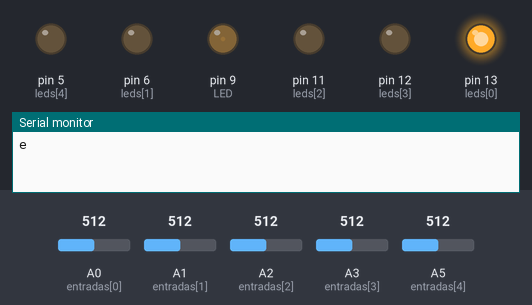
The sketch below on a simulated Arduino Uno, built with avr-gcc and run on an emulated ATmega328P. On the bench: output pins drawn as LEDs (lit = HIGH), the last lines printed to the serial monitor. The test bench sets the inputs (shaded band); at power-on: A0 (entradas[0]) = 512, A1 (entradas[1]) = 512, A2 (entradas[2]) = 512, A3 (entradas[3]) = 512, A5 (entradas[4]) = 512.

Above: at 0.1 s.
At 0.4 s:
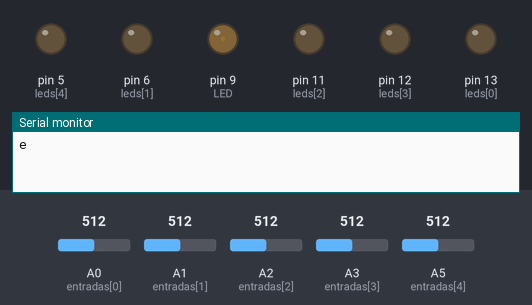
At 2.2 s:
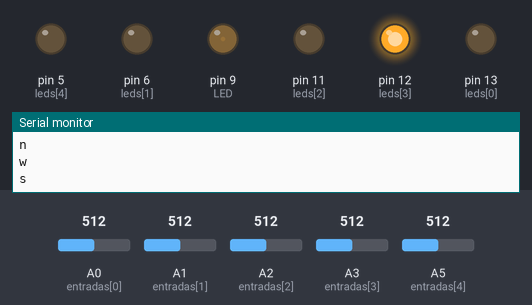
At 2.9 s:
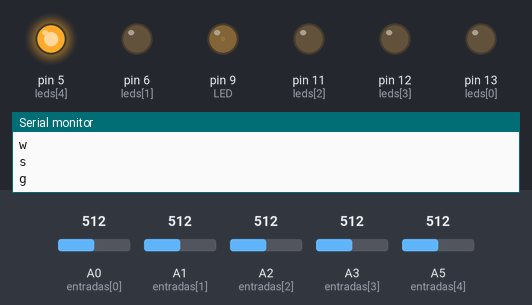
At 5.0 s:
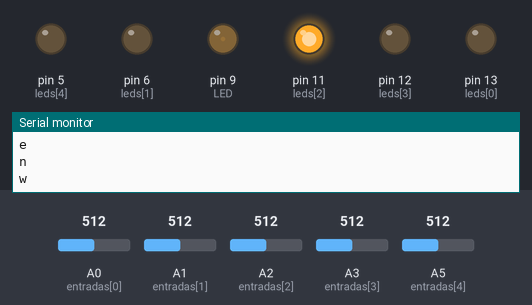
At 7.81 s:
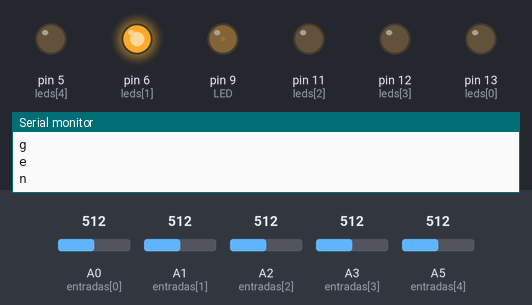
Timing chart, 0 to 8.1 s (numbered marks = the images above):
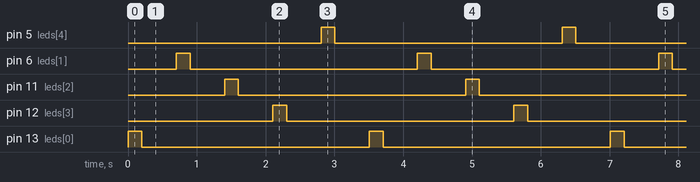

Measured:
- by itself, pin 5 (leds[4]), pin 6 (leds[1]), pin 11 (leds[2]), pin 12 (leds[3]), pin 13 (leds[0]): alternates HIGH for 0.20 s and LOW for 3.3 s
- by itself, everything shown: repeats every 3.5 s, in 10 steps

The sketch:

Tecl_Remoto-escornabot.ino
```cpp
/*
    Teclado para Escornabot con sensores tipo MakeyMakey na placa EchidnaShield
    pódese por calquera obxecto que conduza minimamente a corrente,
    axustando o valor umbral: maior para menos sensibilidade
    *
    Necesitamos 2 módulos Bluetooth, un Mestre e outro Escravo.
    un HC-05 como Mestre e outro escravo que pode ser HC-05 ou HC-06

HC-05 como Mestre.
    Conectaremos o modulo mediante un adaptador USB - RS-232 TTL. Axustes do terminal Baud 38400 ,NL & CR.

    Comandos AT HC-05 (Pulsar reset durante o acendido, (Parpadeo lento)):

                Envío               -  Resposta
    test:       AT                  -  OK
    nome:       AT+NAME=<NOME>      -  OK ( preguntar é AT+NAME?, resposta o nome )
    pin         AT+PSWD="<pin>"     -  OK ( AT+PSWD="1234" o mesmo que no escravo)
    Velocidade  AT+UART=9600,0,0    -  OK ( a mesma velocidade que no escravo )
    rol:        AT+ROLE=<rol>       -  OK ( 0=escravo, 1=Mestre (precisa reinicio (pulsar reset mentras se inicia )))
    modo:       AT+CMODE=<mode>     -  OK ( 0=conexión a un enderezo especifico(Bind), 1=conectase o primeiro dispositivo que atopa e se queda ligado a el )
    amarre:     AT+BIND=<enderezo>  -  OK ( Enderezo do escravo no seguinte formato  AT+BIND=98D3, 31, 7028EF )

    +info: https://goo.gl/YTYMmm

HC-06 escravo.
     Conectaremos o modulo mediante un adaptador USB - RS-232 TTL. Axustes do terminal Baud 9600, sen axuste de liña.
                Envío             -  Resposta
    test:       AT                -  OK
    nome:       AT+NAME<NOME>     -  OKsetname
    pin         AT+PIN<pin>       -  OKsetPIN ( AT+PIN1234 o mesmo pin que no mestre )
    Velocidade  AT+BAUD4          -  OK9600 ( 4 = 9600 baud ( a mesma velocidade que no mestre ))

    XDeSIG 2018 Creative Commons BY-SA4.0.
*/

// A0 Entrada tecla leste (e)
// A1 Entrada tecla norte (n)
// A2 Entrada tecla norte (oeste)
// A3 Entrada tecla sur (n)

// A5 Entrada tecla executa (g)

#define LED 9 //led para indicar o funcionamento

int entradas [5] = {A0, A1, A2, A3, A5};      //os pines de entrada
int leds [6] = {13, 6, 11, 12, 5, LED};            //Led para indicar a tecla pulsada
char teclas [5] = {'e', 'n', 'w', 's', 'g'};  //cadea a enviar vía serie o escornabot


int umbral = 400;   //Valor a partires do cal se detecta pulsacion ( sensibilidade)
int valor = 0;      //Variable para al macenar o valor da lectura analoxica

int contador = 0;   //Variable do contador

void setup() {

  Serial.begin(9600);   //activación da canle serie a 9600bps


 // configuración dos pines de entrada
  for (contador = 0 ; contador < 5; contador ++) {
    pinMode(entradas[contador], INPUT);
  }

// configuración dos pines de saida ( leds)
for (contador = 0 ; contador < 6; contador ++) {
    pinMode(leds[contador], OUTPUT);
  }

 analogWrite(LED, 5);  //led de encendido tenue.
  }

  void loop() {

    for (contador = 0 ; contador < 5; contador ++) {

      valor = analogRead(entradas[contador]);     //Collemos valor da entrada correspondente

      if (valor > umbral) {                       //Comprobamos se o valor supera o umbral de sensibilidade

        Serial.print (teclas [contador]);         //Enviamos o comando da tecla seguido do retorno de carro
        Serial.print ("\n");

        digitalWrite (leds[contador], HIGH);      //Acendemos o led correspondente a tacla
        delay(200);
        digitalWrite (leds[contador], LOW);
        delay(500);
      }
      delay(1); //Retardo entre lecturas
    }

  }
```
